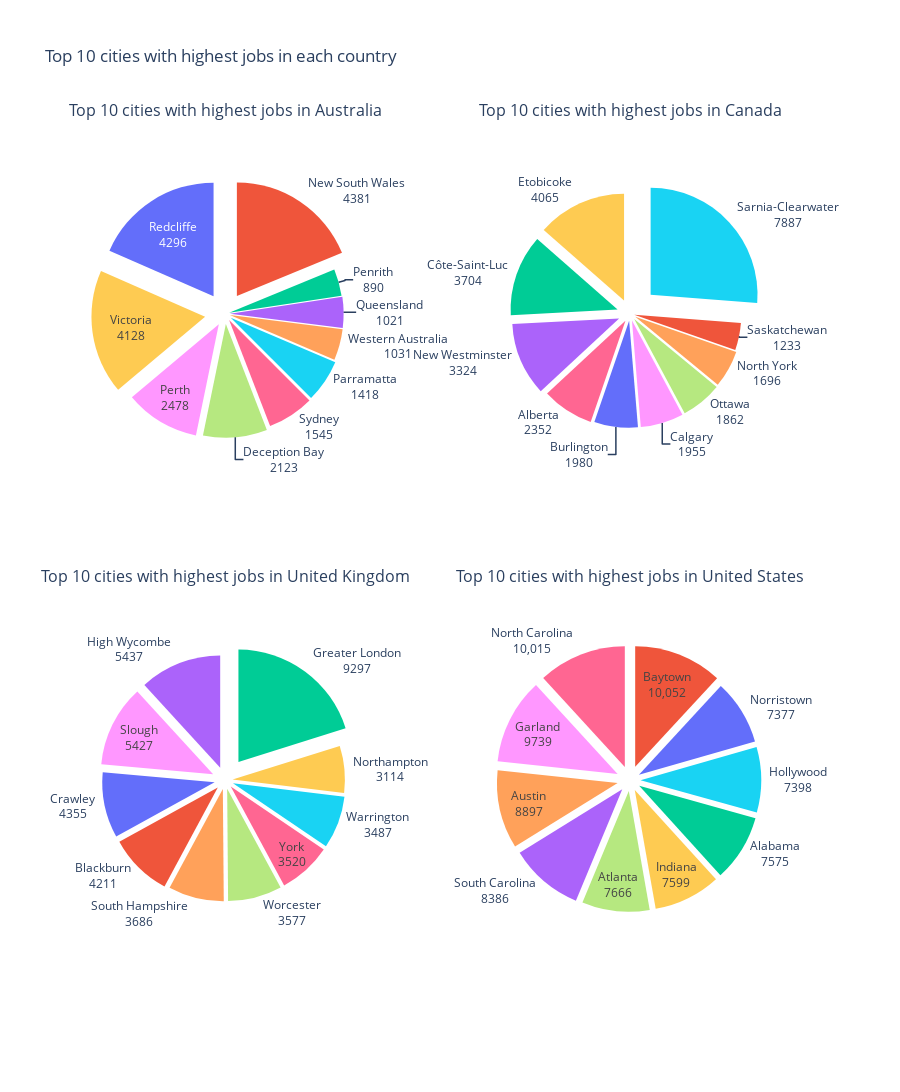

The cell this chart's notebook holds for it:
### Markdown cell above
## Part 2

### Code cell
country_list = linkedin_job_postings['search_country'].unique().tolist()
country_list.sort()

linkedin_job_postings_by_country_dict = {}

for country in country_list:
    linkedin_job_postings_by_country_dict[country] = linkedin_job_postings[linkedin_job_postings['search_country']==country]

top = 10
top_cities_dict = {}

for country in country_list:
    top_cities_dict[country] = linkedin_job_postings_by_country_dict[country]['search_city'].value_counts().head(top)

fig_dict = {}

chart_colors = np.array(['rgb(239,85,59)', 'rgb(99,110,250)', 'rgb(254,203,82)', 'rgb(255,151,255)', 'rgb(182,232,128)',
                'rgb(255,102,146)', 'rgb(25,211,243)', 'rgb(255,161,90)', 'rgb(171,99,250)', 'rgb(0,204,150)'])

chart_colors_dict = {}

for country in country_list:
    chart_colors_dict[country] = chart_colors.copy()
    np.random.shuffle(chart_colors)

for country in country_list:
    total = top_cities_dict[country].values.sum()
    fig_dict[country] = go.Figure(
                            data=[
                                go.Pie(
                                    labels=top_cities_dict[country].index, 
                                    values=top_cities_dict[country].values,
                                    textinfo='label+value',
                                    insidetextorientation='horizontal',
                                    showlegend=False,
                                    pull=top_cities_dict[country].values / total,
                                    marker=dict(colors=chart_colors_dict[country]),
                                )
                            ]
                        )
    fig_dict[country].update_layout(
        title_text=f"Top {top} cities with highest jobs in {country}",
        title_x=0.5,
        title_y=0.95,
    )

fig2 = make_subplots(
    rows=2, 
    cols=2, 
    subplot_titles=[f"Top {top} cities with highest jobs in {country}" for country in country_list],
    specs=[[{"type": "sunburst"}, {"type": "sunburst"}], [{"type": "sunburst"}, {"type": "sunburst"}]],
    horizontal_spacing=0.2,
    vertical_spacing=0.1,
)

for country in country_list:
    fig2.add_trace(fig_dict[country].data[0], row=country_list.index(country)//2+1, col=country_list.index(country)%2+1)

fig2.update_layout(
    height=1200, 
    # width=1000, 
    title_text="Top 10 cities with highest jobs in each country",
)

### Figure 1 — Plotly figure (JSON) as saved in the notebook; plotly's stock layout.template omitted (floating-point values rounded to 4 significant figures)
{"data": [{"domain": {"x": [0, 0.4], "y": [0.55, 1]}, "insidetextorientation": "horizontal", "labels": ["New South Wales", "Redcliffe", "Victoria", "Perth", "Deception Bay", "Sydney", "Parramatta", "Western Australia", "Queensland", "Penrith"], "marker": {"colors": ["rgb(239,85,59)", "rgb(99,110,250)", "rgb(254,203,82)", "rgb(255,151,255)", "rgb(182,232,128)", "rgb(255,102,146)", "rgb(25,211,243)", "rgb(255,161,90)", "rgb(171,99,250)", "rgb(0,204,150)"]}, "pull": [0.1879, 0.1843, 0.1771, 0.1063, 0.09107, 0.06628, 0.06083, 0.04423, 0.0438, 0.03818], "showlegend": false, "textinfo": "label+value", "type": "pie", "values": [4381, 4296, 4128, 2478, 2123, 1545, 1418, 1031, 1021, 890]}, {"domain": {"x": [0.6, 1], "y": [0.55, 1]}, "insidetextorientation": "horizontal", "labels": ["Sarnia-Clearwater", "Etobicoke", "Côte-Saint-Luc", "New Westminster", "Alberta", "Burlington", "Calgary", "Ottawa", "North York", "Saskatchewan"], "marker": {"colors": ["rgb(25,211,243)", "rgb(254,203,82)", "rgb(0,204,150)", "rgb(171,99,250)", "rgb(255,102,146)", "rgb(99,110,250)", "rgb(255,151,255)", "rgb(182,232,128)", "rgb(255,161,90)", "rgb(239,85,59)"]}, "pull": [0.2624, 0.1352, 0.1232, 0.1106, 0.07825, 0.06587, 0.06504, 0.06195, 0.05642, 0.04102], "showlegend": false, "textinfo": "label+value", "type": "pie", "values": [7887, 4065, 3704, 3324, 2352, 1980, 1955, 1862, 1696, 1233]}, {"domain": {"x": [0, 0.4], "y": [0, 0.45]}, "insidetextorientation": "horizontal", "labels": ["Greater London", "High Wycombe", "Slough", "Crawley", "Blackburn", "South Hampshire", "Worcester", "York", "Warrington", "Northampton"], "marker": {"colors": ["rgb(0,204,150)", "rgb(171,99,250)", "rgb(255,151,255)", "rgb(99,110,250)", "rgb(239,85,59)", "rgb(255,161,90)", "rgb(182,232,128)", "rgb(255,102,146)", "rgb(25,211,243)", "rgb(254,203,82)"]}, "pull": [0.2016, 0.1179, 0.1177, 0.09445, 0.09132, 0.07994, 0.07757, 0.07634, 0.07562, 0.06753], "showlegend": false, "textinfo": "label+value", "type": "pie", "values": [9297, 5437, 5427, 4355, 4211, 3686, 3577, 3520, 3487, 3114]}, {"domain": {"x": [0.6, 1], "y": [0, 0.45]}, "insidetextorientation": "horizontal", "labels": ["Baytown", "North Carolina", "Garland", "Austin", "South Carolina", "Atlanta", "Indiana", "Alabama", "Hollywood", "Norristown"], "marker": {"colors": ["rgb(239,85,59)", "rgb(255,102,146)", "rgb(255,151,255)", "rgb(255,161,90)", "rgb(171,99,250)", "rgb(182,232,128)", "rgb(254,203,82)", "rgb(0,204,150)", "rgb(25,211,243)", "rgb(99,110,250)"]}, "pull": [0.1187, 0.1182, 0.115, 0.105, 0.099, 0.0905, 0.08971, 0.08943, 0.08734, 0.08709], "showlegend": false, "textinfo": "label+value", "type": "pie", "values": [10052, 10015, 9739, 8897, 8386, 7666, 7599, 7575, 7398, 7377]}], "layout": {"annotations": [{"font": {"size": 16}, "showarrow": false, "text": "Top 10 cities with highest jobs in Australia", "x": 0.2, "xanchor": "center", "xref": "paper", "y": 1, "yanchor": "bottom", "yref": "paper"}, {"font": {"size": 16}, "showarrow": false, "text": "Top 10 cities with highest jobs in Canada", "x": 0.8, "xanchor": "center", "xref": "paper", "y": 1, "yanchor": "bottom", "yref": "paper"}, {"font": {"size": 16}, "showarrow": false, "text": "Top 10 cities with highest jobs in United Kingdom", "x": 0.2, "xanchor": "center", "xref": "paper", "y": 0.45, "yanchor": "bottom", "yref": "paper"}, {"font": {"size": 16}, "showarrow": false, "text": "Top 10 cities with highest jobs in United States", "x": 0.8, "xanchor": "center", "xref": "paper", "y": 0.45, "yanchor": "bottom", "yref": "paper"}], "height": 1200, "title": {"text": "Top 10 cities with highest jobs in each country"}}}
